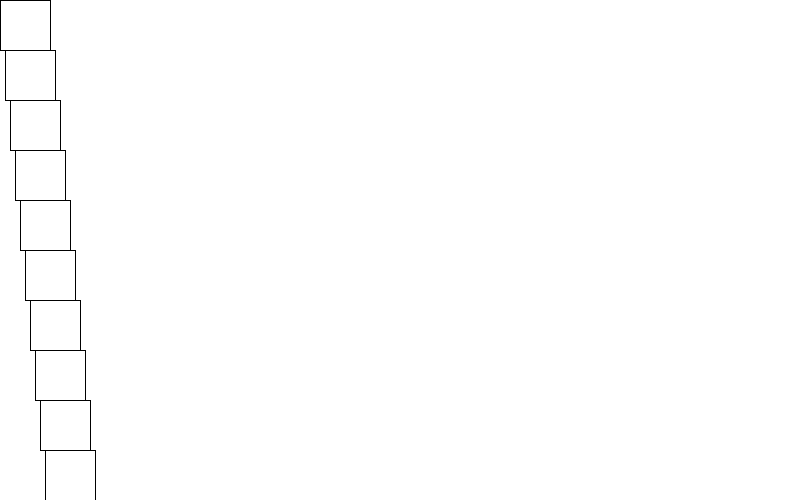
Frame 1 (no input)
Frame 60 (the mouse pressed at the canvas centre just before this capture): identical to frame 1, image omitted
Frame 120 (the mouse held since frame 60 and released just before this capture): identical to frame 1, image omitted

The Processing sketch that drew this single still picture (run headless with seeded random() and noise(); from frame 60 on, the mouse is pressed at the canvas centre):

// Processing sketch: week06_1
// ── week06_1.pde
//week06-1好玩的程式設計
//File-Preference偏好設定,字型放大,接續上周的week05-5
int[][]b=new int[10][16];//Java 的2D陣列
void setup(){
  size(800,500);//視窗大小800x500
}
void draw(){
  background(255);//背景白色
  for(int i=0;i<10;i++){//左手 i的 for(迴圈)對應y座標
    for(int j=0;j<16;j++){//右手 i的 for(迴圈)對應x座標
     if(b[i][j]==1)fill(#F5CBFF);//如果陣列1,就放淡紫色
     else fill(255);//否則就放白色
      rect(j*5,j*50,50,50);//小格子(右手j對應x座標,左手i對應y座標)
    }
  }
}
void mousePressed(){
  int i=mouseY/50,j=mouseX/50;//左手i對應x座標,右手j對應y座標
  b[i][j]=1;//設成1,等一下畫紫色
}
